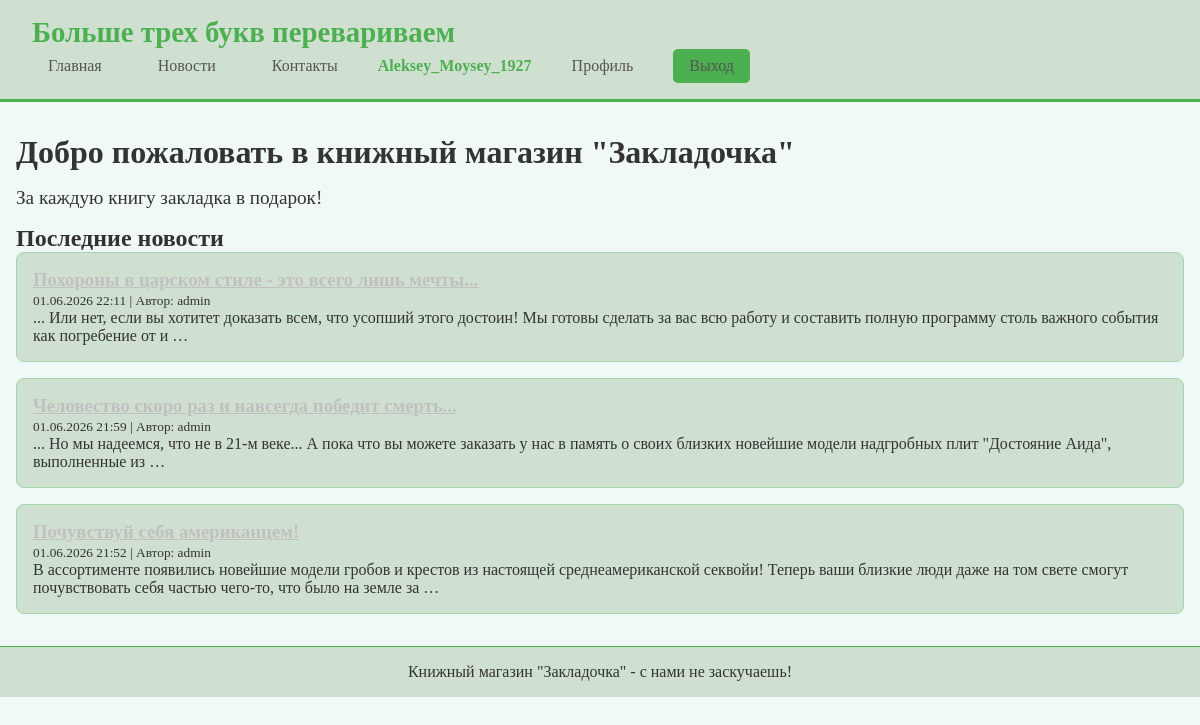
Screenshot of / (signed in) with the database file from the repository.
### main/models.py (models this page shows, shortened)
class News(models.Model):
    title = models.CharField(max_length=200, verbose_name="Заголовок")
    content = models.TextField(verbose_name="Содержание")
    author = models.ForeignKey(User, on_delete=models.CASCADE, verbose_name="Автор")
    pub_date = models.DateTimeField(default=timezone.now, verbose_name="Дата публикации")
    image = models.ImageField(upload_to='news_images/', blank=True, null=True, verbose_name="Изображение")
    class Meta:
        ordering = ['-pub_date']
        verbose_name = "Новость"
        verbose_name_plural = "Новости"

### main/views.py (the view)
# urls.py: path('', views.home, name='home'),
def home(request):
    latest_news = News.objects.all()[:3]
    return render(request, 'main/home.html', {'latest_news': latest_news})

### templates/main/home.html (shortened to what this page needs)
{% extends 'base.html' %}
{% block content %}
<h1>Добро пожаловать в книжный магазин "Закладочка"</h1>
<p style="font-size: 1.2rem; margin: 1rem 0;">
    За каждую книгу закладка в подарок!
</p>
<h2>Последние новости</h2>
{% for item in latest_news %}
    <div class="news-card">
        <h3><a href="{% url 'news_detail' item.id %}" style="color:#C0C0C0;">{{ item.title }}</a></h3>
        <small>{{ item.pub_date|date:"d.m.Y H:i" }} | Автор: {{ item.author.username }}</small>
        <p>{{ item.content|truncatewords:30 }}</p>
    </div>
{% empty %}
    <p>Продано более 10.000 книг!</p>
{% endfor %}
{% endblock %}

### templates/base.html (shortened to what this page needs)
<!DOCTYPE html>
<html lang="ru">
<head>
</head>
<body>
    <nav>
        <a href="/" class="logo">Больше трех букв перевариваем</a>
        <div class="nav-links">
            <a href="{% url 'home' %}">Главная</a>
            <a href="{% url 'news_list' %}">Новости</a>
            <a href="{% url 'contacts' %}">Контакты</a>
            {% if user.is_authenticated %}
                <span class="user-info">{{ user.username }}</span>
                <a href="{% url 'profile' %}">Профиль</a>
                <a href="{% url 'logout' %}" class="btn">Выход</a>
            {% else %}
                <a href="{% url 'login' %}" class="btn">Вход</a>
                <a href="{% url 'register' %}" class="btn">Регистрация</a>
            {% endif %}
        </div>
    </nav>
    <div class="container">
        {% block content %}{% endblock %}
    </div>
    <footer>
        <p>Книжный магазин "Закладочка" - с нами не заскучаешь!</p>
    </footer>
</body>
</html>

### templates/base.html (style rules this page uses)
* { margin: 0; padding: 0; box-sizing: border-box; }
body { font-family: 'Georgia', 'Times New Roman', serif; background: #f0f8f8; color: #333333; }
nav { background: #d0e0d0; padding: 1rem 2rem; border-bottom: 3px solid #4CAF50; display: flex; justify-content: space-between; align-items: center; flex-wrap: wrap; }
.logo { font-size: 1.8rem; font-weight: bold; color: #4CAF50; text-decoration: none; }
.nav-links { display: flex; gap: 1.5rem; align-items: center; flex-wrap: wrap; }
.nav-links a { color: #555555; text-decoration: none; padding: 0.5rem 1rem; transition: 0.3s; }
.btn { background: #4CAF50; color: white; padding: 0.5rem 1rem; border: none; border-radius: 5px; cursor: pointer; text-decoration: none; display: inline-block; }
.container { max-width: 1200px; margin: 2rem auto; padding: 0 1rem; }
.news-card { background: #d0e0d0; padding: 1rem; margin-bottom: 1rem; border-radius: 8px; border: 1px solid #A5D6A7; }
footer { background: #d0e0d0; text-align: center; padding: 1rem; margin-top: 2rem; border-top: 1px solid #4CAF50; }
.user-info { color: #4CAF50; font-weight: bold; }

### rows the page displays
News: title "Похороны в царском стиле - это всего лишь мечты...", pub_date "01.06.2026 22:11", author.username "admin", content "... Или нет, если вы хотитет доказать всем, что усопший этого достоин! Мы готовы сделать за вас всю работу и составить полную программу столь важного события как погребение от и …"
News: title "Человество скоро раз и навсегда победит смерть...", pub_date "01.06.2026 21:59", author.username "admin", content "... Но мы надеемся, что не в 21-м веке... А пока что вы можете заказать у нас в память о своих близких новейшие модели надгробных плит \"Достояние Аида\", выполненные из …"
News: title "Почувствуй себя американцем!", pub_date "01.06.2026 21:52", author.username "admin", content "В ассортименте появились новейшие модели гробов и крестов из настоящей среднеамериканской секвойи! Теперь ваши близкие люди даже на том свете смогут почувствовать себя частью чего-то, что было на земле за …"

### other values shown
{{ user.username }} "Aleksey_Moysey_1927"
